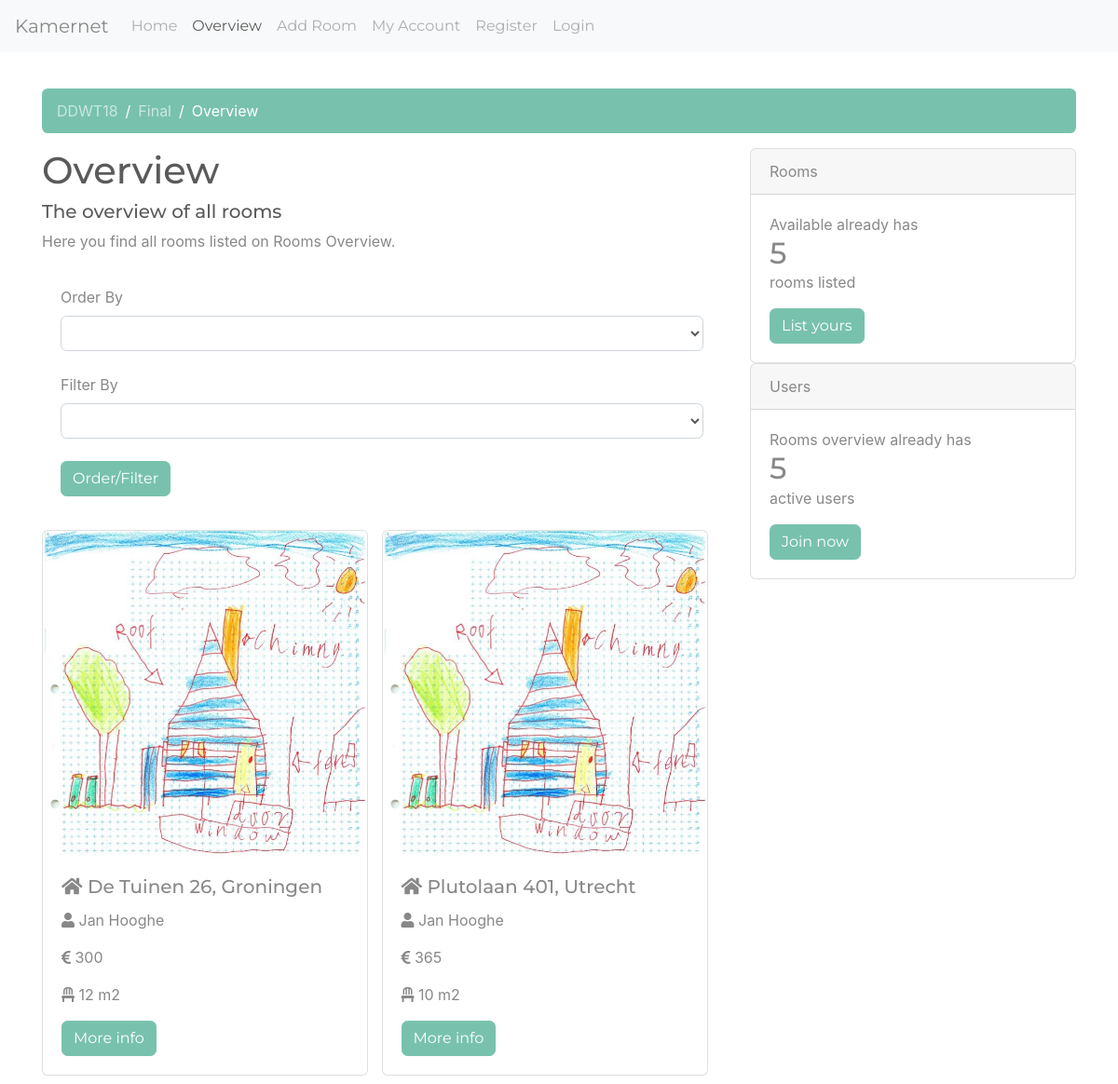
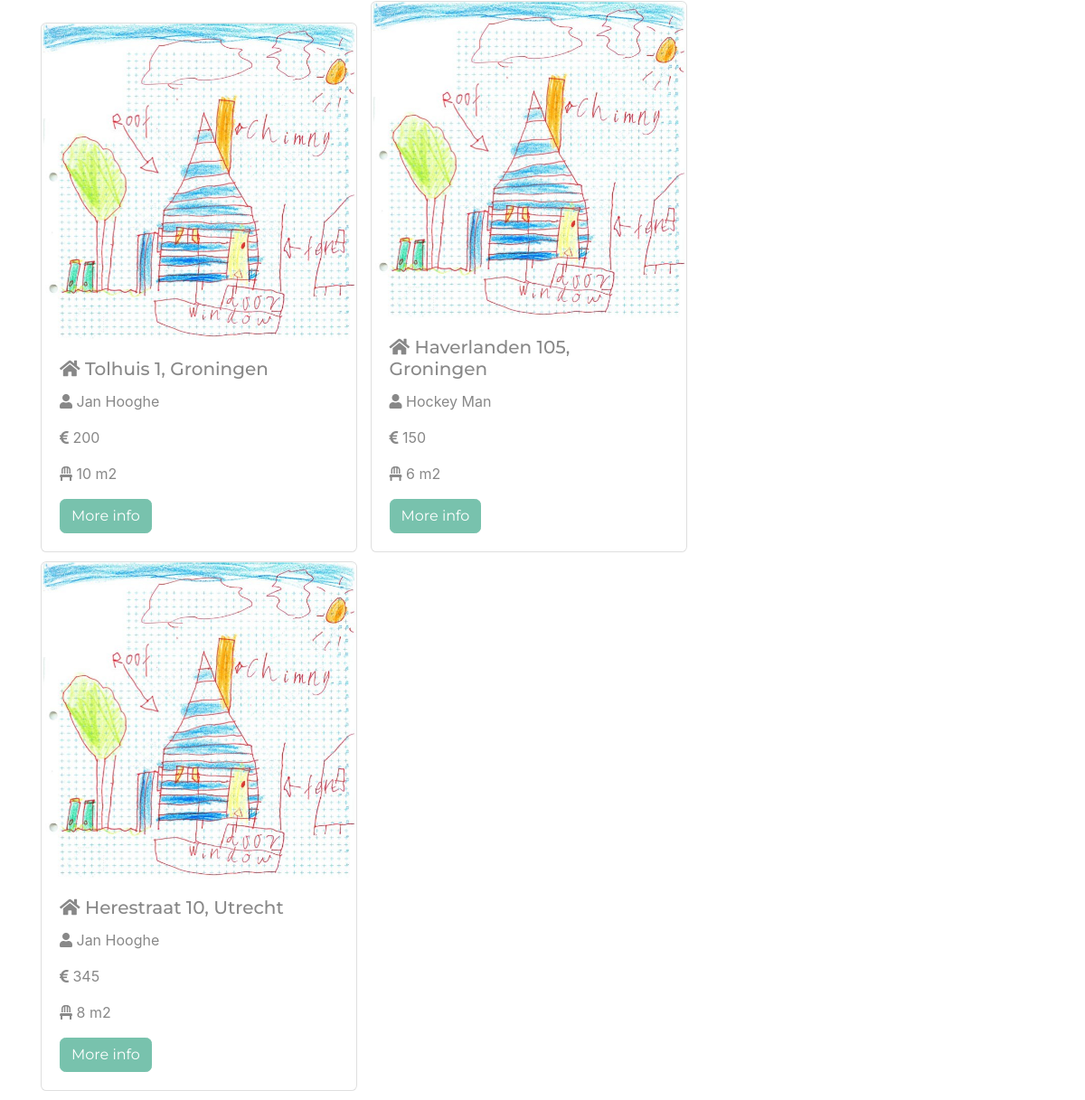
Page /DDWT18/final/overview/ (signed in) on the committed database (2 pictures, top to bottom).
### tables this page shows
CREATE TABLE `rooms` (
  `id` int(11) NOT NULL,
  `address` varchar(255) NOT NULL,
  `city` VARCHAR(255) NOT NULL,
  `type` varchar(255) NOT NULL,
  `price` int(3) NOT NULL,
  `size` int(3) NOT NULL,
  `owner` int(11) NOT NULL
);

CREATE TABLE `users` (
  `id` int(11) NOT NULL,
  `username` varchar(255) NOT NULL,
  `password` varchar(255) NOT NULL,
  `full_name` varchar(255) NOT NULL,
  `birth_date` date NOT NULL,
  `role` int(11) NOT NULL,
  `biography` varchar(255) NOT NULL,
  `profession` varchar(255) NOT NULL,
  `language` varchar(255) NOT NULL,
  `email` varchar(255) NOT NULL,
  `phonenumber` int(11) NOT NULL
);

### model.php (the view, shortened to what this page needs)
<?php
function new_route($route_uri, $request_type){
    $route_uri_expl = array_filter(explode('/', $route_uri));
    $current_path_expl = array_filter(explode('/',parse_url($_SERVER['REQUEST_URI'], PHP_URL_PATH)));
    if ($route_uri_expl == $current_path_expl && $_SERVER['REQUEST_METHOD'] == strtoupper($request_type)) {
        return True;
    }
}
function na($url, $active){
    return [$url, $active];
}
function get_breadcrumbs($breadcrumbs) {
    $breadcrumbs_exp = '
    <nav aria-label="breadcrumb">
    <ol class="breadcrumb">';
    foreach ($breadcrumbs as $name => $info) {
        if ($info[1]){
            $breadcrumbs_exp .= '<li class="breadcrumb-item active" aria-current="page">'.$name.'</li>';
        }else{
            $breadcrumbs_exp .= '<li class="breadcrumb-item"><a href="'.$info[0].'">'.$name.'</a></li>';
        }
    }
    $breadcrumbs_exp .= '
    </ol>
    </nav>';
    return $breadcrumbs_exp;
}
function get_navigation($navigation_tpl, $active_id){
    $navigation_exp = '
    <nav class="navbar navbar-expand-lg navbar-light bg-light">
    <a class="navbar-brand">Kamernet</a>
    <button class="navbar-toggler" type="button" data-toggle="collapse" data-target="#navbarSupportedContent" aria-controls="navbarSupportedContent" aria-expanded="false" aria-label="Toggle navigation">
    <span class="navbar-toggler-icon"></span>
    </button>
    <div class="collapse navbar-collapse" id="navbarSupportedContent">
    <ul class="navbar-nav mr-auto">';
    foreach ($navigation_tpl as $name => $info) {
        $nav_info = na($name, $info);
        if ($nav_info[0] == $active_id){
            $navigation_exp .= '<li class="nav-item active">';
            $navigation_exp .= '<a class="nav-link" href="'.$nav_info[1]['url'].'">'.$nav_info[1]['name'].'</a>';
        }else{
            $navigation_exp .= '<li class="nav-item">';
            $navigation_exp .= '<a class="nav-link" href="'.$nav_info[1]['url'].'">'.$nav_info[1]['name'].'</a>';
        }
        $navigation_exp .= '</li>';
    }
    $navigation_exp .= '
    </ul>
    </div>
    </nav>';
    return $navigation_exp;
}
function count_rooms($pdo){
    $stmt = $pdo->prepare('SELECT * FROM rooms');
    $stmt->execute();
    $series = $stmt->rowCount();
    return $series;
}
function count_users($pdo) {
    $stmt = $pdo->prepare("SELECT * FROM users");
    $stmt->execute();
    $users = $stmt->rowCount();
    return $users;
}
function get_rooms_tenant($pdo){
    $stmt = $pdo->prepare('SELECT * FROM rooms');
    $stmt->execute();
    $series = $stmt->fetchAll();
    $series_exp = Array();
    foreach ($series as $key => $value){
        foreach ($value as $user_key => $user_input) {
            $series_exp[$key][$user_key] = htmlspecialchars($user_input);
        }
    }
    return $series_exp;
}
function get_cities($pdo){
    $stmt = $pdo->prepare('SELECT DISTINCT city FROM rooms');
    $stmt->execute();
    $cities = $stmt->fetchAll();
    $cities_exp = Array();
    foreach ($cities as $key => $value){
        foreach ($value as $user_key => $user_input) {
            $cities_exp[$key][$user_key] = htmlspecialchars($user_input);
        }
    }
    return $cities_exp;
}
function get_room_table($series, $pdo){
    $cities = get_cities($pdo);
    $card_exp = '<div class="card-body"><form action="/DDWT18/final/overview/" method="post">
    <div class="form-group">
      <label for="inputUsername">Order By</label>
      <select name="order" class="form-control" id="inputUsername">
      <option> </option>
       <option value="price up">Price Up</option>
       <option value="price down">Price Down</option>
       <option value="size up">Size Up</option>
       <option value="size down">Size Down</option>
      </select><br>
      <label for="inputUsername">Filter By</label>
      <select name="filter" class="form-control" id="inputUsername">
      <option> </option>';
    foreach ($cities as $key => $value){
        foreach ($value as $user_key => $user_input) {
            $card_exp .= '<option value="';
            $card_exp .= $user_input;
            $card_exp .= '">';
            $card_exp .= $user_input;
            $card_exp .= '</option>';
        }
    }
    $card_exp .= '
      </select><br>
   <button type="submit" class="btn btn-primary">Order/Filter</button></div>
  </form></div>';
    foreach ($series as $key => $value) {
        $card_exp .= '<div class="card" id="overview-card" style="width: 350px;">
  <img class="card-img-top" src="../house.jpg" alt="Card image cap" height="350px">
  <div class="card-body">
    <h5 class="card-title"><i class="fas fa-home"></i> '.$value['address'].', '.$value['city'].'</h5>
    <p class="card-text"><i class="fas fa-user"></i> '.get_username($pdo,$value['owner'])['full_name'].'</p>
    <p class="card-text"><i class="fas fa-euro-sign"></i> '.$value['price'].'</p>
    <p class="card-text"><i class="fas fa-chair"></i> '.$value['size'].' m2</p>
    <a href="/DDWT18/final/room/?room_id='.$value['id'].'" role="button" class="btn btn-primary">More info</a>
  </div>
</div>
';
    }
    return $card_exp;
}
function get_username($pdo, $user_id) {
    $stmt = $pdo->prepare("SELECT full_name FROM users WHERE id=?");
    $stmt->execute([$user_id]);
    $username = $stmt->fetch();
    return $username;
}

### index.php (shortened to what this page needs)
<?php
include 'model.php';
$db = connect_db('localhost:3307', 'ddwt18_finalproject', 'ddwt18', 'ddwt18');
$nbr_rooms = count_rooms($db);
$nbr_users = count_users($db);
$template = Array(
    1 => Array(
        'name' => 'Home',
        'url' => '/DDWT18/final/'
    ),
    2 => Array(
        'name' => 'Overview',
        'url' => '/DDWT18/final/overview/'
    ),
    3 => Array(
        'name' => 'Add Room',
        'url' => '/DDWT18/final/add/'
    ),
    4 => Array(
        'name' => 'My Account',
        'url' => '/DDWT18/final/myaccount/'
    ),
    5 => Array(
        'name' => 'Register',
        'url' => '/DDWT18/final/register/'
    ),
    6 => Array(
        'name' => 'Login',
        'url' => '/DDWT18/final/login/'
    ));;
if (new_route('/DDWT18/final/', 'get')) {
    $page_title = 'Home';
    $breadcrumbs = get_breadcrumbs([
        'DDWT18' => na('/DDWT18/', False),
        'Final' => na('/DDWT18/final/', False),
        'Home' => na('/DDWT18/final/', True)
    ]);
    $navigation = get_navigation($template, 1);
    $page_subtitle = 'The online platform to see all the available rooms here in Groningen';
    $page_content = 'On Available Rooms you can add rooms that you have available. You can see all the available rooms in Groningen. By listing your available rooms you help all the students who still need a room.';
    if ( isset($_GET['error_msg']) ) {
        $error_msg = get_error($_GET['error_msg']);
    }
    include use_template('main');
}
elseif (new_route('/DDWT18/final/overview/', 'get')) {
    $page_title = 'Overview';
    $breadcrumbs = get_breadcrumbs([
        'DDWT18' => na('/DDWT18/', False),
        'Final' => na('/DDWT18/final/', False),
        'Overview' => na('/DDWT18/final/overview', True)
    ]);
    $navigation = get_navigation($template, 2);
    $page_subtitle = 'The overview of all rooms';
    if ( isset($_GET['status']) ) {
        $page_content = 'Here you find all rooms listed on Rooms Overview.';
        $left_content = get_room_table(get_rooms_tenant_order($db, $_GET['status']), $db);
    }
    else {
        $page_content = 'Here you find all rooms listed on Rooms Overview.';
        $left_content = get_room_table(get_rooms_tenant($db), $db);
    }
    include use_template('main');
}

### views/main.php (shortened to what this page needs)
<!doctype html>
<html lang="en">
<head>
    <link rel="stylesheet" href="/DDWT18/final/css/bootstrap.min.css">
    <link rel="stylesheet" href="https://use.fontawesome.com/releases/v5.6.1/css/all.css">
    <link rel="stylesheet" href="/DDWT18/final/css/main.css">
</head>
<body>
<?= $navigation ?>
<div class="container">
    <div class="pd-15">&nbsp</div>
    <?= $breadcrumbs ?>
    <div class="row">
        <div class="col-md-8">
            <h1><?= $page_title ?></h1>
            <h5><?= $page_subtitle ?></h5>
            <p><?= $page_content ?></p>
            <?php if(isset($left_content)){echo $left_content;} ?>
        </div>
        <div class="col-md-4">
            <?php include $right_column ?>
        </div>
    </div>
</div>
</body>
</html>

### views/cards.php
<div class="card">
    <div class="card-header">
        Rooms
    </div>
    <div class="card-body">
        <p class="count">Available already has</p>
        <h2><?= $nbr_rooms ?></h2>
        <p>rooms listed</p>
        <a href="/DDWT18/final/add/" class="btn btn-primary">List yours</a>
    </div>
</div>
<div class="card">
    <div class="card-header">
        Users
    </div>
    <div class="card-body">
        <p class="count">Rooms overview already has</p>
        <h2><?= $nbr_users ?></h2>
        <p>active users</p>
        <a href="/DDWT18/final/register/" class="btn btn-primary">Join now</a>
    </div>
</div>

### css/main.css (style rules this page uses)
.pd-15 { padding: 15px 0 0 0; }
#overview-card { display: inline-block; margin-right: 10px; margin-bottom: 10px; }
.card-body h2 { margin: 0; }
.card-body .count { margin: 0; }

### rows in the picture
rooms: address "De Tuinen 26", city "Groningen", owner.full_name "Jan Hooghe", price "300", size "12"
rooms: address "Plutolaan 401", city "Utrecht", owner.full_name "Jan Hooghe", price "365", size "10"
rooms: address "Tolhuis 1", city "Groningen", owner.full_name "Jan Hooghe", price "200", size "10"
rooms: address "Haverlanden 105", city "Groningen", owner.full_name "Hockey Man", price "150", size "6"
rooms: address "Herestraat 10", city "Utrecht", owner.full_name "Jan Hooghe", price "345", size "8"

### other values in the picture
$nav_info[1]['name'] "Home"
$nav_info[1]['name'] "Overview"
$nav_info[1]['name'] "Add Room"
$nav_info[1]['name'] "My Account"
$nav_info[1]['name'] "Register"
$nav_info[1]['name'] "Login"
$name "DDWT18"
$name "Final"
$name "Overview"
$page_title "Overview"
$page_subtitle "The overview of all rooms"
$page_content "Here you find all rooms listed on Rooms Overview."
$nbr_rooms "5"
$nbr_users "5"
